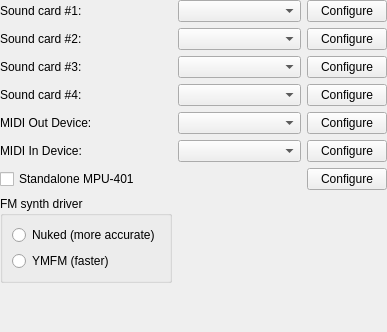
<?xml version="1.0" encoding="UTF-8"?>
<ui version="4.0">
 <class>SettingsSound</class>
 <widget class="QWidget" name="SettingsSound">
  <property name="geometry">
   <rect>
    <x>0</x>
    <y>0</y>
    <width>387</width>
    <height>332</height>
   </rect>
  </property>
  <property name="windowTitle">
   <string>Form</string>
  </property>
  <layout class="QGridLayout" name="gridLayout">
   <property name="leftMargin">
    <number>0</number>
   </property>
   <property name="topMargin">
    <number>0</number>
   </property>
   <property name="rightMargin">
    <number>0</number>
   </property>
   <property name="bottomMargin">
    <number>0</number>
   </property>
   <item row="5" column="0">
    <widget class="QLabel" name="label_3">
     <property name="text">
      <string>MIDI In Device:</string>
     </property>
    </widget>
   </item>
   <item row="0" column="0">
    <widget class="QLabel" name="label">
     <property name="text">
      <string>Sound card #1:</string>
     </property>
    </widget>
   </item>
   <item row="0" column="3">
    <widget class="QPushButton" name="pushButtonConfigureSoundCard1">
     <property name="text">
      <string>Configure</string>
     </property>
    </widget>
   </item>
   <item row="1" column="0">
    <widget class="QLabel" name="label_4">
     <property name="text">
      <string>Sound card #2:</string>
     </property>
    </widget>
   </item>
   <item row="1" column="3">
    <widget class="QPushButton" name="pushButtonConfigureSoundCard2">
     <property name="text">
      <string>Configure</string>
     </property>
    </widget>
   </item>
   <item row="2" column="0">
    <widget class="QLabel" name="label_5">
     <property name="text">
      <string>Sound card #3:</string>
     </property>
    </widget>
   </item>
   <item row="2" column="3">
    <widget class="QPushButton" name="pushButtonConfigureSoundCard3">
     <property name="text">
      <string>Configure</string>
     </property>
    </widget>
   </item>

   <item row="3" column="0">
    <widget class="QLabel" name="label_6">
     <property name="text">
      <string>Sound card #4:</string>
     </property>
    </widget>
   </item>
   <item row="3" column="3">
    <widget class="QPushButton" name="pushButtonConfigureSoundCard4">
     <property name="text">
      <string>Configure</string>
     </property>
    </widget>
   </item>


   <item row="5" column="1">
    <widget class="QComboBox" name="comboBoxMidiIn">
     <property name="maxVisibleItems">
      <number>30</number>
     </property>
     <property name="sizePolicy">
      <sizepolicy hsizetype="Preferred" vsizetype="Fixed">
       <horstretch>0</horstretch>
       <verstretch>0</verstretch>
      </sizepolicy>
     </property>
    </widget>
   </item>
   <item row="4" column="0">
    <widget class="QLabel" name="label_2">
     <property name="text">
      <string>MIDI Out Device:</string>
     </property>
    </widget>
   </item>
   <item row="6" column="0">
    <widget class="QCheckBox" name="checkBoxMPU401">
     <property name="text">
      <string>Standalone MPU-401</string>
     </property>
    </widget>
   </item>
   <item row="6" column="3">
    <widget class="QPushButton" name="pushButtonConfigureMPU401">
     <property name="text">
      <string>Configure</string>
     </property>
    </widget>
   </item>
   <item row="5" column="3">
    <widget class="QPushButton" name="pushButtonConfigureMidiIn">
     <property name="text">
      <string>Configure</string>
     </property>
    </widget>
   </item>
   <item row="4" column="1">
    <widget class="QComboBox" name="comboBoxMidiOut">
     <property name="maxVisibleItems">
      <number>30</number>
     </property>
     <property name="sizePolicy">
      <sizepolicy hsizetype="Preferred" vsizetype="Fixed">
       <horstretch>0</horstretch>
       <verstretch>0</verstretch>
      </sizepolicy>
     </property>
    </widget>
   </item>
   <item row="4" column="3">
    <widget class="QPushButton" name="pushButtonConfigureMidiOut">
     <property name="text">
      <string>Configure</string>
     </property>
    </widget>
   </item>
   <item row="10" column="0">
    <widget class="QGroupBox" name="groupBox">
     <property name="sizePolicy">
      <sizepolicy hsizetype="Maximum" vsizetype="Preferred">
       <horstretch>0</horstretch>
       <verstretch>0</verstretch>
      </sizepolicy>
     </property>
     <property name="title">
      <string>FM synth driver</string>
     </property>
     <layout class="QVBoxLayout" name="verticalLayout_1">
      <item>
       <widget class="QRadioButton" name="radioButtonNuked">
        <property name="text">
         <string>Nuked (more accurate)</string>
        </property>
       </widget>
      </item>
      <item>
       <widget class="QRadioButton" name="radioButtonYMFM">
        <property name="text">
         <string>YMFM (faster)</string>
        </property>
       </widget>
      </item>
     </layout>
    </widget>
   </item>
   <item row="11" column="0">
    <spacer name="verticalSpacer">
     <property name="orientation">
      <enum>Qt::Vertical</enum>
     </property>
     <property name="sizeHint" stdset="0">
      <size>
       <width>20</width>
       <height>40</height>
      </size>
     </property>
    </spacer>
   </item>
   <item row="0" column="1">
    <widget class="QComboBox" name="comboBoxSoundCard1">
     <property name="maxVisibleItems">
      <number>30</number>
     </property>
     <property name="sizePolicy">
      <sizepolicy hsizetype="MinimumExpanding" vsizetype="Fixed">
       <horstretch>0</horstretch>
       <verstretch>0</verstretch>
      </sizepolicy>
     </property>
    </widget>
   </item>
   <item row="1" column="1">
    <widget class="QComboBox" name="comboBoxSoundCard2">
     <property name="maxVisibleItems">
      <number>30</number>
     </property>
     <property name="sizePolicy">
      <sizepolicy hsizetype="MinimumExpanding" vsizetype="Fixed">
       <horstretch>0</horstretch>
       <verstretch>0</verstretch>
      </sizepolicy>
     </property>
    </widget>
   </item>
   <item row="2" column="1">
    <widget class="QComboBox" name="comboBoxSoundCard3">
     <property name="maxVisibleItems">
      <number>30</number>
     </property>
     <property name="sizePolicy">
      <sizepolicy hsizetype="MinimumExpanding" vsizetype="Fixed">
       <horstretch>0</horstretch>
       <verstretch>0</verstretch>
      </sizepolicy>
     </property>
    </widget>
   </item>
   <item row="3" column="1">
    <widget class="QComboBox" name="comboBoxSoundCard4">
     <property name="maxVisibleItems">
      <number>30</number>
     </property>
     <property name="sizePolicy">
      <sizepolicy hsizetype="MinimumExpanding" vsizetype="Fixed">
       <horstretch>0</horstretch>
       <verstretch>0</verstretch>
      </sizepolicy>
     </property>
    </widget>
   </item>
  </layout>
 </widget>
 <resources/>
 <connections/>
</ui>
